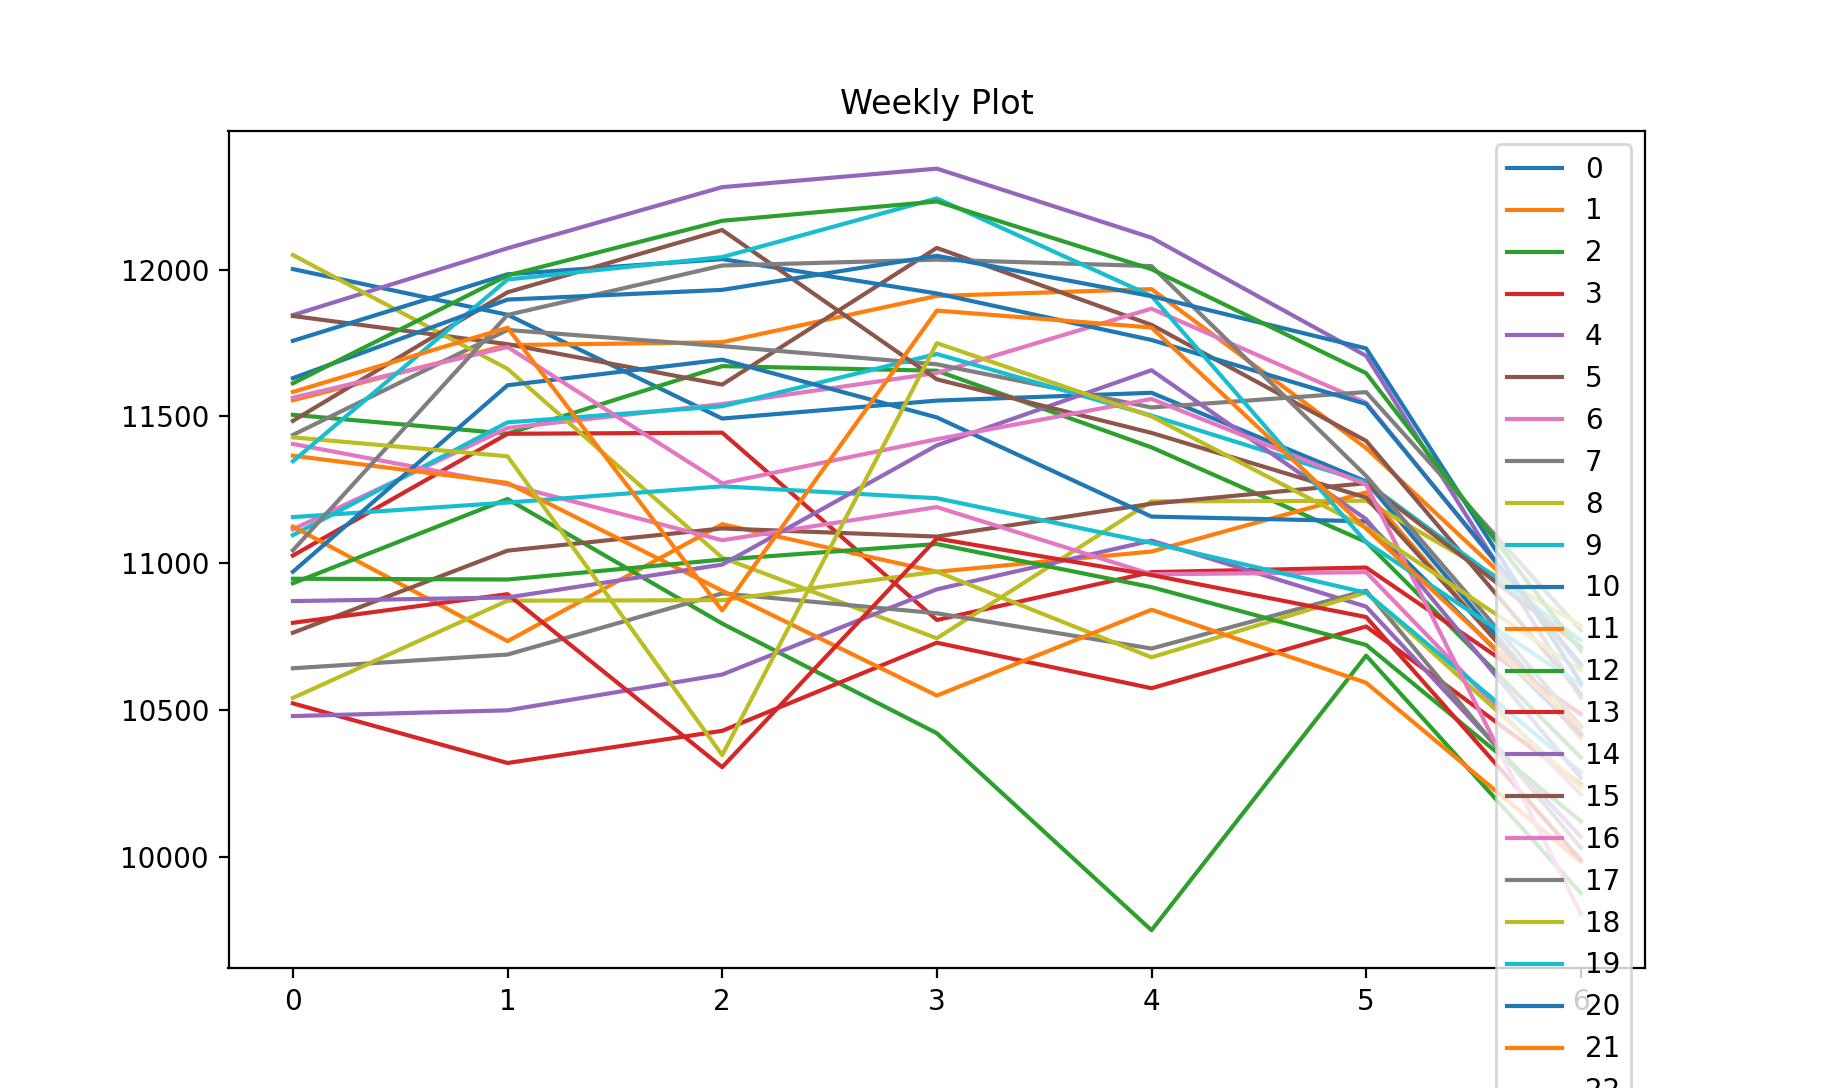

This figure's Python source:
import pandas as pd
import matplotlib.pyplot as plt

def data_proportion(series, percent=1.0):
    series = series[-int(percent * len(series)):]
    return series

def weekly_plot(serie):
    groups = serie.groupby(pd.Grouper(freq='W'))
    values = list()
    weeks = list()
    for name, group in groups:
        df = pd.DataFrame(group.values)
        values.append(df)
        weeks.append(name.week)
    df = pd.concat(values, ignore_index=True, axis=1)
    df.plot(subplots=False, legend=True)
    plt.title("Weekly Plot")
    plt.show()

df = pd.read_csv('../timeserie_train.csv',
                index_col='data', parse_dates=['data'],
                  squeeze=True)

weekly_data = data_proportion(df, percent=0.1)
print(f'Total of Date:{len(weekly_data)}')
weekly_plot(weekly_data)
